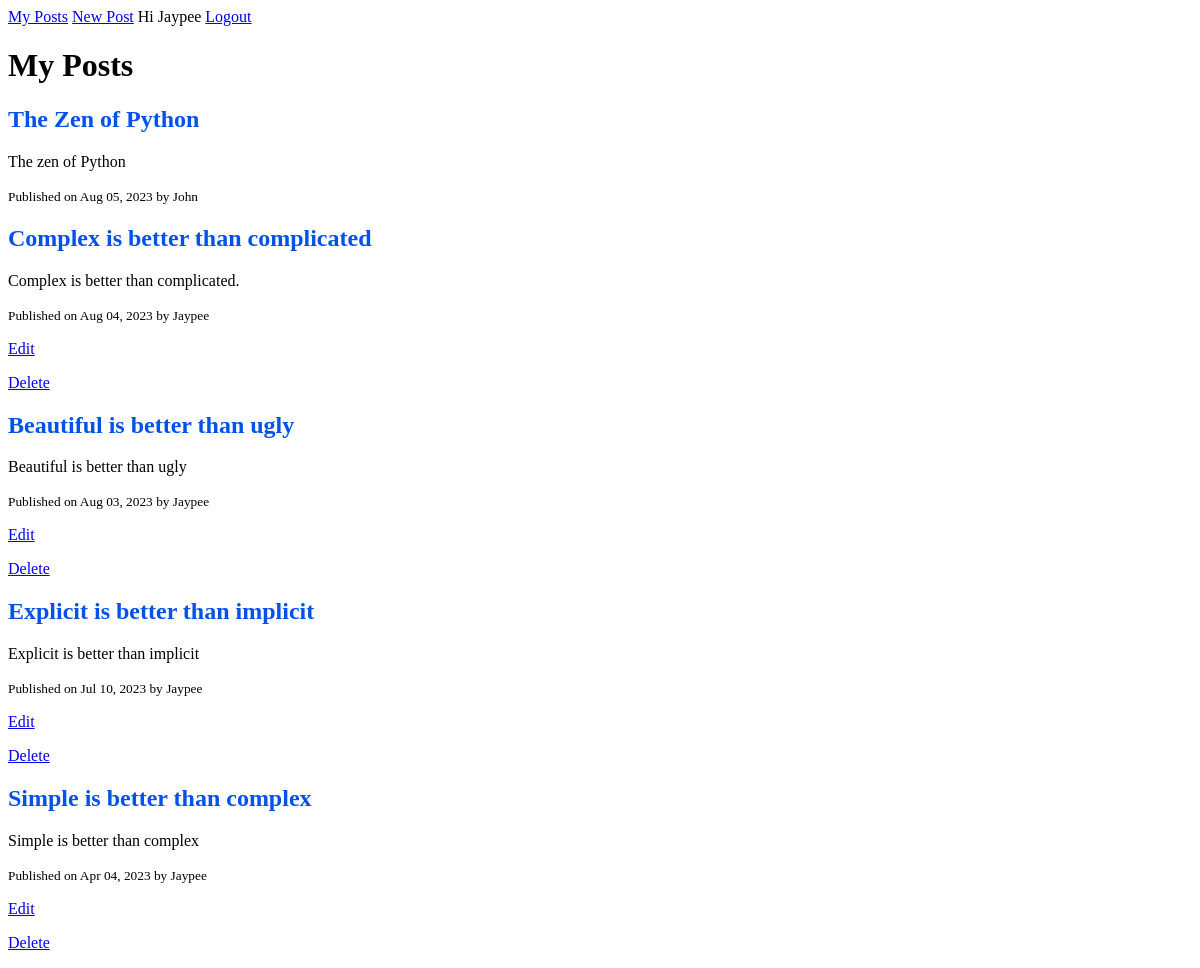
The app's page / (signed in) with its own data.
### blog/models.py (models this page shows, shortened)
class Post(models.Model):
    title = models.CharField(max_length=120)
    content = models.TextField()
    published_at = models.DateTimeField(default=timezone.now)
    author = models.ForeignKey(User, on_delete=models.CASCADE)
    class Meta:
        ordering = ['-published_at']

### blog/views.py (the view)
# urls.py: path('', views.home, name='posts'),
def home(request):
    posts = Post.objects.all()
    context = {'posts' : posts}
    return render(request, 'blog/home.html', context)

### blog/templates/blog/home.html
{% extends 'base.html' %}
{% block content %}
<h1>My Posts</h1>
   {% for post in posts%}
        <h2>{{post.title}}</h2>
        <p>{{ post.content }}</p>
        <small>Published on {{ post.published_at | date:"M d, Y"}} by {{ post.author | title}}</small>
        {% if request.user.is_authenticated and request.user == post.author %}
        <p><a href="{% url 'post-edit' post.id %}">Edit</a></p>
        <p><a href="{% url 'post-delete' post.id %}">Delete</a></p>
        {% endif %}
   {% endfor %}
{% endblock %}

### templates/base.html (shortened to what this page needs)
{% load static %}
<!DOCTYPE html>
<html lang="en">
    <head>
        <link rel="stylesheet" href="{% static 'css/style.css' %}" />
    </head>
    <body>
        <header>
            {% if request.user.is_authenticated %}
                <a href="{% url 'posts' %}">My Posts</a>
                <a href="{% url 'post-create' %}">New Post</a>
                <span>Hi {{request.user.username | title}}</span>
                <a href="{% url 'logout' %}">Logout</a>
                {% else %}
                    <a href="{% url 'login' %}">Login</a>
                    <a href="{% url 'register' %}">Register</a>
            {% endif %}
        </header>
        <main>
        {% block content %}
        {% endblock %}
        </main>
    </body>
</html>

### static/css/style.css (style rules this page uses)
h2 { color:#0052EA }

### records on screen
Post: title "The Zen of Python", content "The zen of Python", published_at "Aug 05, 2023", author "John"
Post: title "Complex is better than complicated", content "Complex is better than complicated.", published_at "Aug 04, 2023", author "Jaypee", shows "Edit"
Post: title "Beautiful is better than ugly", content "Beautiful is better than ugly", published_at "Aug 03, 2023", author "Jaypee", shows "Edit"
Post: title "Explicit is better than implicit", content "Explicit is better than implicit", published_at "Jul 10, 2023", author "Jaypee", shows "Edit"
Post: title "Simple is better than complex", content "Simple is better than complex", published_at "Apr 04, 2023", author "Jaypee", shows "Edit"

### other values on screen
{{ request.user.username | title }} "Jaypee"
